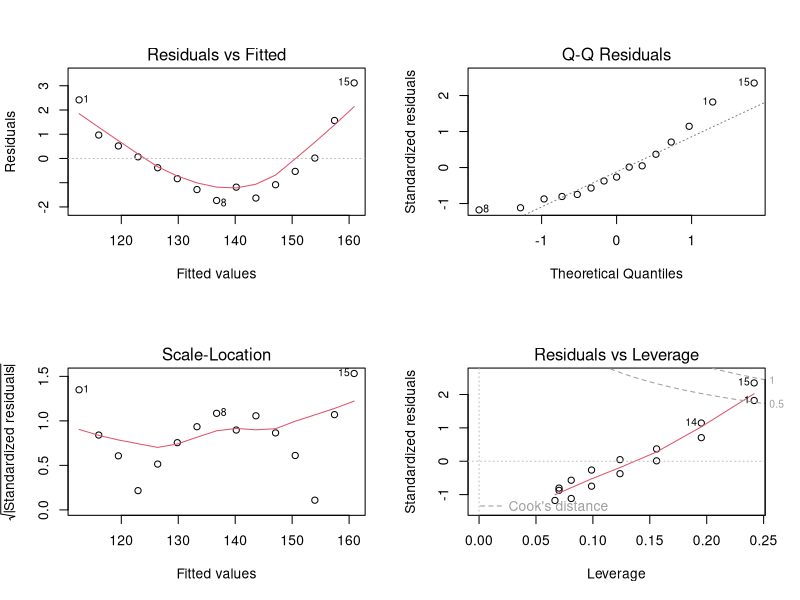
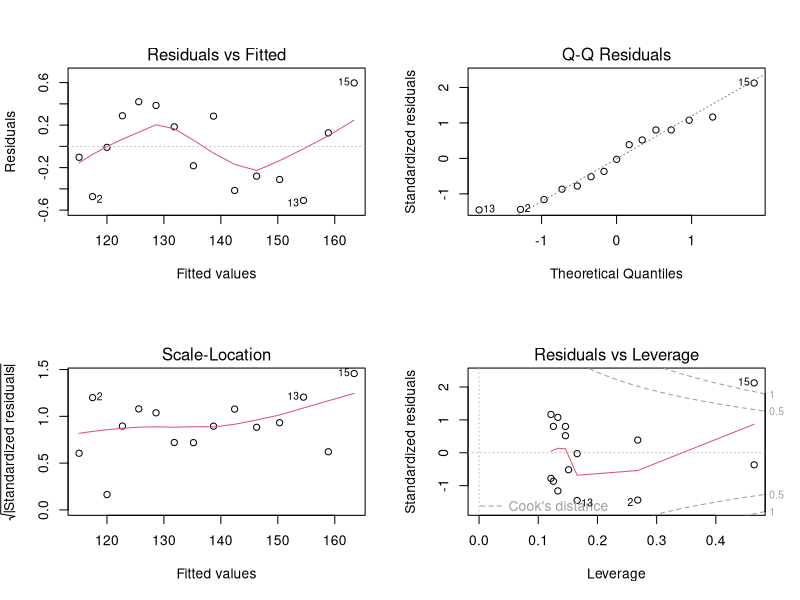

These figures' R source, in order:
# 回归诊断
fit <- lm(weight ~ height, data = women)
opar <- par()
par(mfrow = c(2, 2))
plot(fit)
par(opar)

newfit <- lm(weight ~ height + I(height^2), data = women)
par(mfrow = c(2, 2))
plot(newfit)
par(opar)
